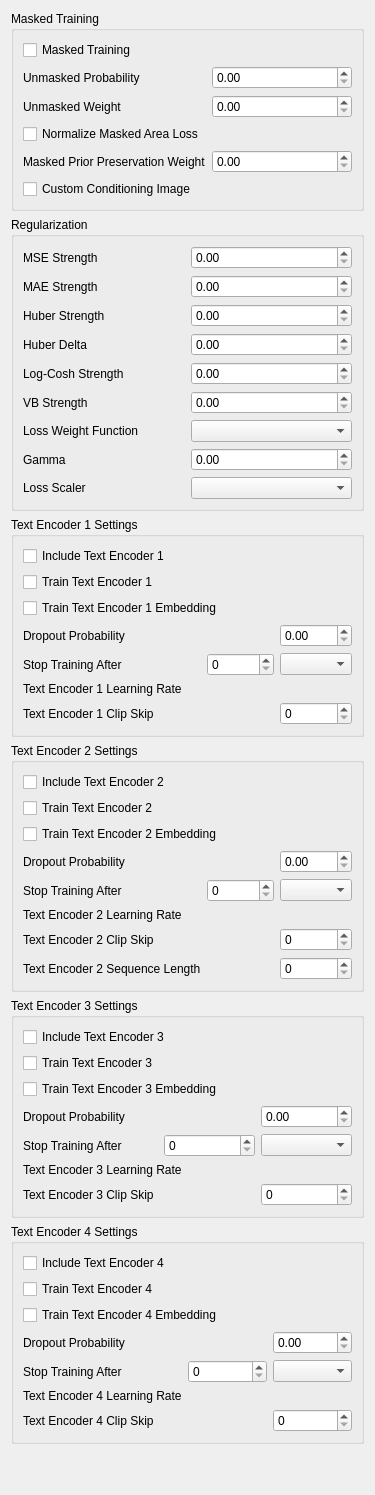
        <widget class="QFrame" name="verticalFrame">
         <layout class="QVBoxLayout" name="verticalLayout_8">
          <item>
           <widget class="QGroupBox" name="groupBox_6">
            <property name="title">
             <string>Masked Training</string>
            </property>
            <layout class="QGridLayout" name="gridLayout_6">
             <item row="2" column="0">
              <widget class="QLabel" name="unmaskedWeightLbl">
               <property name="text">
                <string>Unmasked Weight</string>
               </property>
               <property name="buddy">
                <cstring>unmaskedWeightSbx</cstring>
               </property>
              </widget>
             </item>
             <item row="2" column="1">
              <widget class="QDoubleSpinBox" name="unmaskedWeightSbx">
               <property name="toolTip">
                <string>When masked training is enabled, specifies the loss weight of areas outside the masked region</string>
               </property>
               <property name="singleStep">
                <double>0.050000000000000</double>
               </property>
              </widget>
             </item>
             <item row="4" column="0">
              <widget class="QLabel" name="maskedPriorPreservationLbl">
               <property name="text">
                <string>Masked Prior Preservation Weight</string>
               </property>
               <property name="buddy">
                <cstring>maskedPriorPreservationSbx</cstring>
               </property>
              </widget>
             </item>
             <item row="4" column="1">
              <widget class="QDoubleSpinBox" name="maskedPriorPreservationSbx">
               <property name="toolTip">
                <string>Preserves regions outside the mask using the original untrained model output as a target. Only available for LoRA training. If enabled, use a low unmasked weight</string>
               </property>
               <property name="singleStep">
                <double>0.050000000000000</double>
               </property>
              </widget>
             </item>
             <item row="1" column="0">
              <widget class="QLabel" name="unmaskedProbabilityLbl">
               <property name="text">
                <string>Unmasked Probability</string>
               </property>
               <property name="buddy">
                <cstring>unmaskedProbabilitySbx</cstring>
               </property>
              </widget>
             </item>
             <item row="1" column="1">
              <widget class="QDoubleSpinBox" name="unmaskedProbabilitySbx">
               <property name="toolTip">
                <string>When masked training is enabled, specifies the number of training steps done on unmasked samples</string>
               </property>
               <property name="maximum">
                <double>1.000000000000000</double>
               </property>
               <property name="singleStep">
                <double>0.050000000000000</double>
               </property>
              </widget>
             </item>
             <item row="5" column="0" colspan="2">
              <widget class="QCheckBox" name="customConditioningImageCbx">
               <property name="toolTip">
                <string>&lt;html&gt;&lt;head/&gt;&lt;body&gt;&lt;p&gt;When custom conditioning image is enabled, will use png postfix with -condlabel instead of automatically generated. It's suitable for special scenarios, such as object removal, allowing the model to learn a certain behavior concept&lt;/p&gt;&lt;/body&gt;&lt;/html&gt;</string>
               </property>
               <property name="text">
                <string>Custom Conditioning Image</string>
               </property>
              </widget>
             </item>
             <item row="3" column="0" colspan="2">
              <widget class="QCheckBox" name="normalizeMaskedAreaCbx">
               <property name="toolTip">
                <string>When masked training is enabled, normalizes the loss for each sample based on the sizes of the masked region</string>
               </property>
               <property name="text">
                <string>Normalize Masked Area Loss</string>
               </property>
              </widget>
             </item>
             <item row="0" column="0" colspan="2">
              <widget class="QCheckBox" name="maskedTrainingCbx">
               <property name="toolTip">
                <string>Masks the training samples to let the model focus on certain parts of the image. When enabled, one mask image is loaded for each training sample</string>
               </property>
               <property name="text">
                <string>Masked Training</string>
               </property>
              </widget>
             </item>
            </layout>
           </widget>
          </item>
          <item>
           <widget class="QGroupBox" name="groupBox_7">
            <property name="title">
             <string>Regularization</string>
            </property>
            <layout class="QGridLayout" name="gridLayout_7">
             <item row="8" column="1">
              <widget class="QComboBox" name="lossScalerCmb">
               <property name="toolTip">
                <string>Selects the type of loss scaling to use during training. Functionally equated as: Loss * selection</string>
               </property>
              </widget>
             </item>
             <item row="5" column="1">
              <widget class="QDoubleSpinBox" name="vbLossSbx">
               <property name="toolTip">
                <string>Variational lower-bound strength for custom loss settings. Should be set to 1 for variational diffusion models</string>
               </property>
              </widget>
             </item>
             <item row="1" column="1">
              <widget class="QDoubleSpinBox" name="maeSbx">
               <property name="toolTip">
                <string>Mean Absolute Error strength for custom loss settings. Strengths should generally sum to 1</string>
               </property>
              </widget>
             </item>
             <item row="7" column="1">
              <widget class="QDoubleSpinBox" name="gammaSbx">
               <property name="toolTip">
                <string>Inverse strength of loss weighting. Range: 1-20, only applies to Min SNR and P2</string>
               </property>
              </widget>
             </item>
             <item row="5" column="0">
              <widget class="QLabel" name="vbLossLbl">
               <property name="text">
                <string>VB Strength</string>
               </property>
               <property name="buddy">
                <cstring>vbLossSbx</cstring>
               </property>
              </widget>
             </item>
             <item row="0" column="0">
              <widget class="QLabel" name="label_26">
               <property name="text">
                <string>MSE Strength</string>
               </property>
               <property name="buddy">
                <cstring>mseSbx</cstring>
               </property>
              </widget>
             </item>
             <item row="0" column="1">
              <widget class="QDoubleSpinBox" name="mseSbx">
               <property name="toolTip">
                <string>Mean Squared Error strength for custom loss settings. Strengths should generally sum to 1</string>
               </property>
              </widget>
             </item>
             <item row="4" column="0">
              <widget class="QLabel" name="label_28">
               <property name="text">
                <string>Log-Cosh Strength</string>
               </property>
               <property name="buddy">
                <cstring>logcoshSbx</cstring>
               </property>
              </widget>
             </item>
             <item row="7" column="0">
              <widget class="QLabel" name="label_30">
               <property name="text">
                <string>Gamma</string>
               </property>
               <property name="buddy">
                <cstring>gammaSbx</cstring>
               </property>
              </widget>
             </item>
             <item row="6" column="0">
              <widget class="QLabel" name="label_29">
               <property name="text">
                <string>Loss Weight Function</string>
               </property>
               <property name="buddy">
                <cstring>lossWeightFunctionCmb</cstring>
               </property>
              </widget>
             </item>
             <item row="8" column="0">
              <widget class="QLabel" name="label_31">
               <property name="text">
                <string>Loss Scaler</string>
               </property>
               <property name="buddy">
                <cstring>lossScalerCmb</cstring>
               </property>
              </widget>
             </item>
             <item row="4" column="1">
              <widget class="QDoubleSpinBox" name="logcoshSbx">
               <property name="toolTip">
                <string>Log - Hyperbolic cosine Error strength for custom loss settings. Strengths should generally sum to 1</string>
               </property>
              </widget>
             </item>
             <item row="2" column="0">
              <widget class="QLabel" name="label_22">
               <property name="text">
                <string>Huber Strength</string>
               </property>
               <property name="buddy">
                <cstring>huberStrengthSbx</cstring>
               </property>
              </widget>
             </item>
             <item row="6" column="1">
              <widget class="QComboBox" name="lossWeightFunctionCmb">
               <property name="toolTip">
                <string>Choice of loss weight function. Can help the model learn details more accurately</string>
               </property>
              </widget>
             </item>
             <item row="1" column="0">
              <widget class="QLabel" name="label_27">
               <property name="text">
                <string>MAE Strength</string>
               </property>
               <property name="buddy">
                <cstring>maeSbx</cstring>
               </property>
              </widget>
             </item>
             <item row="3" column="0">
              <widget class="QLabel" name="label_23">
               <property name="text">
                <string>Huber Delta</string>
               </property>
               <property name="buddy">
                <cstring>huberDeltaSbx</cstring>
               </property>
              </widget>
             </item>
             <item row="2" column="1">
              <widget class="QDoubleSpinBox" name="huberStrengthSbx">
               <property name="toolTip">
                <string>Huber loss strength for custom loss settings. Less sensitive to outliers than MSE. Strengths should generally sum to 1</string>
               </property>
              </widget>
             </item>
             <item row="3" column="1">
              <widget class="QDoubleSpinBox" name="huberDeltaSbx">
               <property name="toolTip">
                <string>Delta parameter for huber loss</string>
               </property>
              </widget>
             </item>
            </layout>
           </widget>
          </item>
          <item>
           <widget class="QGroupBox" name="te1Gbx">
            <property name="title">
             <string>Text Encoder 1 Settings</string>
            </property>
            <layout class="QGridLayout" name="gridLayout_10">
             <item row="1" column="0" colspan="2">
              <widget class="QCheckBox" name="te1TrainCbx">
               <property name="toolTip">
                <string>Enables training the text encoder 1 model</string>
               </property>
               <property name="text">
                <string>Train Text Encoder 1</string>
               </property>
              </widget>
             </item>
             <item row="2" column="0" colspan="5">
              <widget class="QCheckBox" name="te1TrainEmbCbx">
               <property name="toolTip">
                <string>Enables training embeddings for the text encoder 1 model</string>
               </property>
               <property name="text">
                <string>Train Text Encoder 1 Embedding</string>
               </property>
              </widget>
             </item>
             <item row="4" column="2" colspan="2">
              <widget class="QSpinBox" name="te1StopTrainingSbx">
               <property name="toolTip">
                <string>When to stop training the text encoder 1</string>
               </property>
               <property name="maximum">
                <number>999999999</number>
               </property>
              </widget>
             </item>
             <item row="5" column="0" colspan="3">
              <widget class="QLabel" name="label_42">
               <property name="text">
                <string>Text Encoder 1 Learning Rate</string>
               </property>
               <property name="buddy">
                <cstring>te1LearningRateLed</cstring>
               </property>
              </widget>
             </item>
             <item row="3" column="0">
              <widget class="QLabel" name="label_40">
               <property name="text">
                <string>Dropout Probability</string>
               </property>
               <property name="buddy">
                <cstring>te1DropoutSbx</cstring>
               </property>
              </widget>
             </item>
             <item row="6" column="0" colspan="2">
              <widget class="QLabel" name="te1ClipSkipLbl">
               <property name="text">
                <string>Text Encoder 1 Clip Skip</string>
               </property>
               <property name="buddy">
                <cstring>te1ClipSkipSbx</cstring>
               </property>
              </widget>
             </item>
             <item row="4" column="4">
              <widget class="QComboBox" name="te1StopTrainingCmb"/>
             </item>
             <item row="4" column="0">
              <widget class="QLabel" name="label_41">
               <property name="text">
                <string>Stop Training After</string>
               </property>
               <property name="buddy">
                <cstring>te1StopTrainingSbx</cstring>
               </property>
              </widget>
             </item>
             <item row="6" column="4">
              <widget class="QSpinBox" name="te1ClipSkipSbx">
               <property name="toolTip">
                <string>The number of additional clip layers to skip. 0 = the model default</string>
               </property>
              </widget>
             </item>
             <item row="3" column="4">
              <widget class="QDoubleSpinBox" name="te1DropoutSbx">
               <property name="toolTip">
                <string>The Probability for dropping the text encoder 1 conditioning</string>
               </property>
               <property name="maximum">
                <double>1.000000000000000</double>
               </property>
               <property name="singleStep">
                <double>0.050000000000000</double>
               </property>
              </widget>
             </item>
             <item row="0" column="0">
              <widget class="QCheckBox" name="te1IncludeCbx">
               <property name="toolTip">
                <string>Includes text encoder 1 in the training run</string>
               </property>
               <property name="text">
                <string>Include Text Encoder 1</string>
               </property>
              </widget>
             </item>
             <item row="5" column="4">
              <widget class="SNLineEdit" name="te1LearningRateLed" native="true">
               <property name="toolTip">
                <string>The learning rate of the text encoder 1. Overrides the base learning rate</string>
               </property>
              </widget>
             </item>
            </layout>
           </widget>
          </item>
          <item>
           <widget class="QGroupBox" name="te2Gbx">
            <property name="title">
             <string>Text Encoder 2 Settings</string>
            </property>
            <layout class="QGridLayout" name="gridLayout_15">
             <item row="2" column="1" colspan="2">
              <widget class="QCheckBox" name="te2IncludeCbx">
               <property name="toolTip">
                <string>Includes text encoder 2 in the training run</string>
               </property>
               <property name="text">
                <string>Include Text Encoder 2</string>
               </property>
              </widget>
             </item>
             <item row="6" column="1">
              <widget class="QLabel" name="label_51">
               <property name="text">
                <string>Stop Training After</string>
               </property>
               <property name="buddy">
                <cstring>te2StopTrainingSbx</cstring>
               </property>
              </widget>
             </item>
             <item row="5" column="1">
              <widget class="QLabel" name="label_49">
               <property name="text">
                <string>Dropout Probability</string>
               </property>
               <property name="buddy">
                <cstring>te2DropoutSbx</cstring>
               </property>
              </widget>
             </item>
             <item row="7" column="3">
              <widget class="SNLineEdit" name="te2LearningRateLed" native="true">
               <property name="toolTip">
                <string>The learning rate of the text encoder 2. Overrides the base learning rate</string>
               </property>
              </widget>
             </item>
             <item row="8" column="3">
              <widget class="QSpinBox" name="te2ClipSkipSbx">
               <property name="toolTip">
                <string>The number of additional clip layers to skip. 0 = the model default</string>
               </property>
              </widget>
             </item>
             <item row="6" column="3">
              <widget class="QComboBox" name="te2StopTrainingCmb"/>
             </item>
             <item row="8" column="1">
              <widget class="QLabel" name="te2ClipSkipLbl">
               <property name="text">
                <string>Text Encoder 2 Clip Skip</string>
               </property>
               <property name="buddy">
                <cstring>te2ClipSkipSbx</cstring>
               </property>
              </widget>
             </item>
             <item row="4" column="1" colspan="3">
              <widget class="QCheckBox" name="te2TrainEmbCbx">
               <property name="toolTip">
                <string>Enables training embeddings for the text encoder 2 model</string>
               </property>
               <property name="text">
                <string>Train Text Encoder 2 Embedding</string>
               </property>
              </widget>
             </item>
             <item row="3" column="1" colspan="2">
              <widget class="QCheckBox" name="te2TrainCbx">
               <property name="toolTip">
                <string>Enables training the text encoder 2 model</string>
               </property>
               <property name="text">
                <string>Train Text Encoder 2</string>
               </property>
              </widget>
             </item>
             <item row="7" column="1" colspan="2">
              <widget class="QLabel" name="label_48">
               <property name="text">
                <string>Text Encoder 2 Learning Rate</string>
               </property>
               <property name="buddy">
                <cstring>te2LearningRateLed</cstring>
               </property>
              </widget>
             </item>
             <item row="6" column="2">
              <widget class="QSpinBox" name="te2StopTrainingSbx">
               <property name="toolTip">
                <string>When to stop training the text encoder 2</string>
               </property>
               <property name="maximum">
                <number>999999999</number>
               </property>
              </widget>
             </item>
             <item row="5" column="3">
              <widget class="QDoubleSpinBox" name="te2DropoutSbx">
               <property name="toolTip">
                <string>The Probability for dropping the text encoder 2 conditioning</string>
               </property>
               <property name="maximum">
                <double>1.000000000000000</double>
               </property>
               <property name="singleStep">
                <double>0.050000000000000</double>
               </property>
              </widget>
             </item>
             <item row="9" column="1">
              <widget class="QLabel" name="te2SeqLenLbl">
               <property name="text">
                <string>Text Encoder 2 Sequence Length</string>
               </property>
               <property name="buddy">
                <cstring>te2SeqLenSbx</cstring>
               </property>
              </widget>
             </item>
             <item row="9" column="3">
              <widget class="QSpinBox" name="te2SeqLenSbx">
               <property name="maximum">
                <number>512</number>
               </property>
              </widget>
             </item>
            </layout>
           </widget>
          </item>
          <item>
           <widget class="QGroupBox" name="te3Gbx">
            <property name="title">
             <string>Text Encoder 3 Settings</string>
            </property>
            <layout class="QGridLayout" name="gridLayout_16">
             <item row="1" column="0">
              <widget class="QCheckBox" name="te3TrainCbx">
               <property name="toolTip">
                <string>Enables training the text encoder 3 model</string>
               </property>
               <property name="text">
                <string>Train Text Encoder 3</string>
               </property>
              </widget>
             </item>
             <item row="0" column="0" colspan="2">
              <widget class="QCheckBox" name="te3IncludeCbx">
               <property name="toolTip">
                <string>Includes text encoder 3 in the training run</string>
               </property>
               <property name="text">
                <string>Include Text Encoder 3</string>
               </property>
              </widget>
             </item>
             <item row="2" column="0" colspan="3">
              <widget class="QCheckBox" name="te3TrainEmbCbx">
               <property name="toolTip">
                <string>Enables training embeddings for the text encoder 3 model</string>
               </property>
               <property name="text">
                <string>Train Text Encoder 3 Embedding</string>
               </property>
              </widget>
             </item>
             <item row="4" column="0">
              <widget class="QLabel" name="label_52">
               <property name="text">
                <string>Stop Training After</string>
               </property>
               <property name="buddy">
                <cstring>te3StopTrainingSbx</cstring>
               </property>
              </widget>
             </item>
             <item row="5" column="0" colspan="2">
              <widget class="QLabel" name="label_55">
               <property name="text">
                <string>Text Encoder 3 Learning Rate</string>
               </property>
               <property name="buddy">
                <cstring>te3LearningRateLed</cstring>
               </property>
              </widget>
             </item>
             <item row="3" column="2">
              <widget class="QDoubleSpinBox" name="te3DropoutSbx">
               <property name="toolTip">
                <string>The Probability for dropping the text encoder 3 conditioning</string>
               </property>
               <property name="maximum">
                <double>1.000000000000000</double>
               </property>
               <property name="singleStep">
                <double>0.050000000000000</double>
               </property>
              </widget>
             </item>
             <item row="3" column="0">
              <widget class="QLabel" name="label_54">
               <property name="text">
                <string>Dropout Probability</string>
               </property>
               <property name="buddy">
                <cstring>te3DropoutSbx</cstring>
               </property>
              </widget>
             </item>
             <item row="4" column="1">
              <widget class="QSpinBox" name="te3StopTrainingSbx">
               <property name="toolTip">
                <string>When to stop training the text encoder 3</string>
               </property>
               <property name="maximum">
                <number>999999999</number>
               </property>
              </widget>
             </item>
             <item row="6" column="0">
              <widget class="QLabel" name="te3ClipSkipLbl">
               <property name="text">
                <string>Text Encoder 3 Clip Skip</string>
               </property>
               <property name="buddy">
                <cstring>te3ClipSkipSbx</cstring>
               </property>
              </widget>
             </item>
             <item row="4" column="2">
              <widget class="QComboBox" name="te3StopTrainingCmb"/>
             </item>
             <item row="6" column="2">
              <widget class="QSpinBox" name="te3ClipSkipSbx">
               <property name="toolTip">
                <string>The number of additional clip layers to skip. 0 = the model default</string>
               </property>
              </widget>
             </item>
             <item row="5" column="2">
              <widget class="SNLineEdit" name="te3LearningRateLed" native="true">
               <property name="toolTip">
                <string>The learning rate of the text encoder 3. Overrides the base learning rate</string>
               </property>
              </widget>
             </item>
            </layout>
           </widget>
          </item>
          <item>
           <widget class="QGroupBox" name="te4Gbx">
            <property name="title">
             <string>Text Encoder 4 Settings</string>
            </property>
            <layout class="QGridLayout" name="gridLayout_17">
             <item row="8" column="1">
              <widget class="QLabel" name="te4ClipSkipLbl">
               <property name="text">
                <string>Text Encoder 4 Clip Skip</string>
               </property>
               <property name="buddy">
                <cstring>te4ClipSkipSbx</cstring>
               </property>
              </widget>
             </item>
             <item row="5" column="1">
              <widget class="QLabel" name="label_63">
               <property name="text">
                <string>Stop Training After</string>
               </property>
               <property name="buddy">
                <cstring>te4StopTrainingSbx</cstring>
               </property>
              </widget>
             </item>
             <item row="7" column="1">
              <widget class="QLabel" name="label_66">
               <property name="text">
                <string>Text Encoder 4 Learning Rate</string>
               </property>
               <property name="buddy">
                <cstring>te4LearningRateLed</cstring>
               </property>
              </widget>
             </item>
             <item row="4" column="3">
              <widget class="QDoubleSpinBox" name="te4DropoutSbx">
               <property name="toolTip">
                <string>The Probability for dropping the text encoder 4 conditioning</string>
               </property>
               <property name="maximum">
                <double>1.000000000000000</double>
               </property>
               <property name="singleStep">
                <double>0.050000000000000</double>
               </property>
              </widget>
             </item>
             <item row="1" column="1">
              <widget class="QCheckBox" name="te4IncludeCbx">
               <property name="toolTip">
                <string>Includes text encoder 4 in the training run</string>
               </property>
               <property name="text">
                <string>Include Text Encoder 4</string>
               </property>
              </widget>
             </item>
             <item row="8" column="3">
              <widget class="QSpinBox" name="te4ClipSkipSbx">
               <property name="toolTip">
                <string>The number of additional clip layers to skip. 0 = the model default</string>
               </property>
              </widget>
             </item>
             <item row="3" column="1" colspan="3">
              <widget class="QCheckBox" name="te4TrainEmbCbx">
               <property name="toolTip">
                <string>Enables training embeddings for the text encoder 4 model</string>
               </property>
               <property name="text">
                <string>Train Text Encoder 4 Embedding</string>
               </property>
              </widget>
             </item>
             <item row="5" column="3">
              <widget class="QComboBox" name="te4StopTrainingCmb"/>
             </item>
             <item row="5" column="2">
              <widget class="QSpinBox" name="te4StopTrainingSbx">
               <property name="toolTip">
                <string>When to stop training the text encoder 4</string>
               </property>
               <property name="maximum">
                <number>999999999</number>
               </property>
              </widget>
             </item>
             <item row="4" column="1">
              <widget class="QLabel" name="label_65">
               <property name="text">
                <string>Dropout Probability</string>
               </property>
               <property name="buddy">
                <cstring>te4DropoutSbx</cstring>
               </property>
              </widget>
             </item>
             <item row="2" column="1">
              <widget class="QCheckBox" name="te4TrainCbx">
               <property name="toolTip">
                <string>Enables training the text encoder 4 model</string>
               </property>
               <property name="text">
                <string>Train Text Encoder 4</string>
               </property>
              </widget>
             </item>
             <item row="7" column="3">
              <widget class="SNLineEdit" name="te4LearningRateLed" native="true">
               <property name="toolTip">
                <string>The learning rate of the text encoder 4. Overrides the base learning rate</string>
               </property>
              </widget>
             </item>
            </layout>
           </widget>
          </item>
          <item>
           <spacer name="verticalSpacer_2">
            <property name="orientation">
             <enum>Qt::Orientation::Vertical</enum>
            </property>
            <property name="sizeHint" stdset="0">
             <size>
              <width>20</width>
              <height>40</height>
             </size>
            </property>
           </spacer>
          </item>
         </layout>
        </widget>
